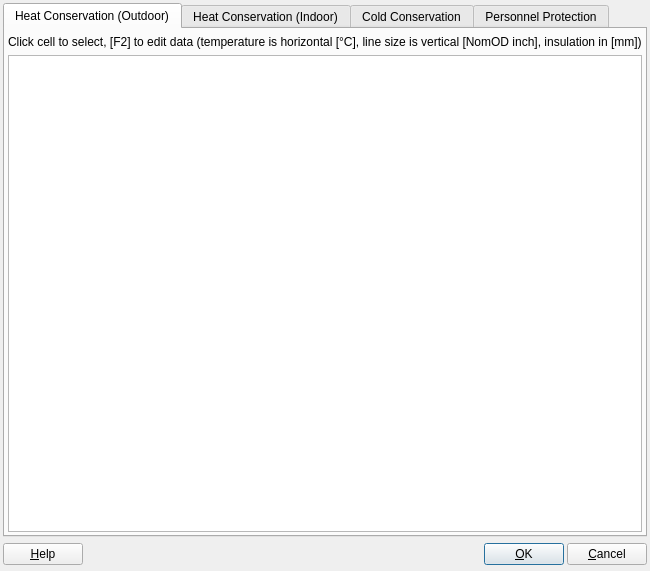
<?xml version="1.0" encoding="UTF-8"?>
<ui version="4.0">
 <class>PENG_InsulationDialog</class>
 <widget class="QDialog" name="PENG_InsulationDialog">
  <property name="geometry">
   <rect>
    <x>0</x>
    <y>0</y>
    <width>641</width>
    <height>571</height>
   </rect>
  </property>
  <property name="windowTitle">
   <string>Dialog</string>
  </property>
  <layout class="QGridLayout" name="gridLayout_5">
   <property name="leftMargin">
    <number>3</number>
   </property>
   <property name="topMargin">
    <number>3</number>
   </property>
   <property name="rightMargin">
    <number>3</number>
   </property>
   <property name="bottomMargin">
    <number>3</number>
   </property>
   <property name="spacing">
    <number>3</number>
   </property>
   <item row="0" column="0">
    <widget class="QTabWidget" name="tabWidget4">
     <property name="currentIndex">
      <number>0</number>
     </property>
     <widget class="QWidget" name="tabHC">
      <attribute name="title">
       <string>Heat Conservation (Outdoor)</string>
      </attribute>
      <layout class="QGridLayout" name="gridLayout_2">
       <property name="leftMargin">
        <number>3</number>
       </property>
       <property name="topMargin">
        <number>6</number>
       </property>
       <property name="rightMargin">
        <number>3</number>
       </property>
       <property name="bottomMargin">
        <number>3</number>
       </property>
       <item row="0" column="0">
        <widget class="QLabel" name="textLabel1">
         <property name="text">
          <string>Click cell to select, [F2] to edit data (temperature is horizontal [°C], line size is vertical [NomOD inch], insulation in [mm])</string>
         </property>
        </widget>
       </item>
       <item row="1" column="0">
        <widget class="RB_TableView" name="tvHeatConservationOutdoor"/>
       </item>
      </layout>
     </widget>
     <widget class="QWidget" name="tabHCI">
      <attribute name="title">
       <string>Heat Conservation (Indoor)</string>
      </attribute>
      <layout class="QGridLayout" name="gridLayout_3">
       <property name="leftMargin">
        <number>3</number>
       </property>
       <property name="topMargin">
        <number>6</number>
       </property>
       <property name="rightMargin">
        <number>3</number>
       </property>
       <property name="bottomMargin">
        <number>3</number>
       </property>
       <item row="0" column="0">
        <widget class="QLabel" name="textLabel1_4">
         <property name="text">
          <string>Click cell to select, [F2] to edit data (temperature is horizontal [°C], line size is vertical [NomOD inch], insulation in [mm])</string>
         </property>
        </widget>
       </item>
       <item row="1" column="0">
        <widget class="RB_TableView" name="tvHeatConservationIndoor"/>
       </item>
      </layout>
     </widget>
     <widget class="QWidget" name="tabCC">
      <attribute name="title">
       <string>Cold Conservation</string>
      </attribute>
      <layout class="QGridLayout" name="gridLayout_4">
       <property name="leftMargin">
        <number>3</number>
       </property>
       <property name="topMargin">
        <number>6</number>
       </property>
       <property name="rightMargin">
        <number>3</number>
       </property>
       <property name="bottomMargin">
        <number>3</number>
       </property>
       <item row="0" column="0">
        <widget class="QLabel" name="textLabel1_2">
         <property name="text">
          <string>Click cell to select, [F2] to edit data (temperature is horizontal [°C], line size is vertical [NomOD inch], insulation in [mm])</string>
         </property>
        </widget>
       </item>
       <item row="1" column="0">
        <widget class="RB_TableView" name="tvColdConservation"/>
       </item>
      </layout>
     </widget>
     <widget class="QWidget" name="tabPP">
      <attribute name="title">
       <string>Personnel Protection</string>
      </attribute>
      <layout class="QGridLayout" name="gridLayout">
       <property name="leftMargin">
        <number>3</number>
       </property>
       <property name="topMargin">
        <number>6</number>
       </property>
       <property name="rightMargin">
        <number>3</number>
       </property>
       <property name="bottomMargin">
        <number>3</number>
       </property>
       <item row="0" column="0">
        <widget class="QLabel" name="textLabel1_3">
         <property name="text">
          <string>Click cell to select, [F2] to edit data (temperature is horizontal [°C], line size is vertical [NomOD inch], insulation in [mm])</string>
         </property>
        </widget>
       </item>
       <item row="1" column="0">
        <widget class="RB_TableView" name="tvPersonnelProtection"/>
       </item>
      </layout>
     </widget>
    </widget>
   </item>
   <item row="1" column="0">
    <layout class="QHBoxLayout" name="horizontalLayout">
     <property name="spacing">
      <number>3</number>
     </property>
     <property name="leftMargin">
      <number>0</number>
     </property>
     <property name="topMargin">
      <number>0</number>
     </property>
     <property name="rightMargin">
      <number>0</number>
     </property>
     <property name="bottomMargin">
      <number>0</number>
     </property>
     <item>
      <widget class="QPushButton" name="pbHelp">
       <property name="text">
        <string>&amp;Help</string>
       </property>
       <property name="shortcut">
        <string>F1</string>
       </property>
       <property name="autoDefault">
        <bool>true</bool>
       </property>
      </widget>
     </item>
     <item>
      <spacer>
       <property name="orientation">
        <enum>Qt::Horizontal</enum>
       </property>
       <property name="sizeType">
        <enum>QSizePolicy::Expanding</enum>
       </property>
       <property name="sizeHint" stdset="0">
        <size>
         <width>439</width>
         <height>28</height>
        </size>
       </property>
      </spacer>
     </item>
     <item>
      <widget class="QPushButton" name="pbOk">
       <property name="text">
        <string>&amp;OK</string>
       </property>
       <property name="shortcut">
        <string/>
       </property>
       <property name="autoDefault">
        <bool>true</bool>
       </property>
       <property name="default">
        <bool>true</bool>
       </property>
      </widget>
     </item>
     <item>
      <widget class="QPushButton" name="pbCancel">
       <property name="text">
        <string>&amp;Cancel</string>
       </property>
       <property name="shortcut">
        <string/>
       </property>
       <property name="autoDefault">
        <bool>true</bool>
       </property>
      </widget>
     </item>
    </layout>
   </item>
  </layout>
 </widget>
 <customwidgets>
  <customwidget>
   <class>RB_TableView</class>
   <extends>QTableView</extends>
   <header>rb_tableview.h</header>
  </customwidget>
 </customwidgets>
 <tabstops>
  <tabstop>tvHeatConservationOutdoor</tabstop>
  <tabstop>tabWidget4</tabstop>
  <tabstop>pbOk</tabstop>
  <tabstop>pbCancel</tabstop>
  <tabstop>pbHelp</tabstop>
  <tabstop>tvHeatConservationIndoor</tabstop>
  <tabstop>tvColdConservation</tabstop>
  <tabstop>tvPersonnelProtection</tabstop>
 </tabstops>
 <resources/>
 <connections/>
</ui>
